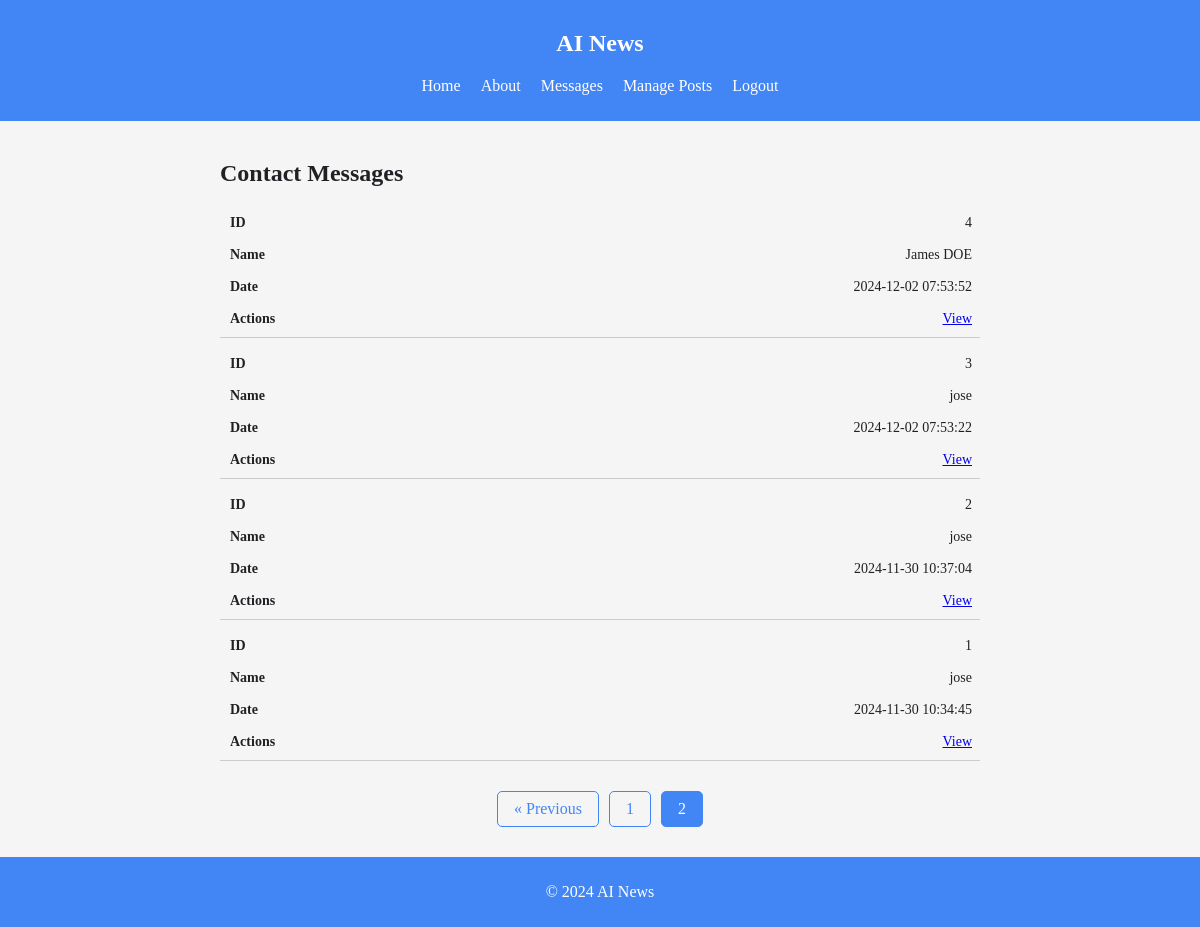
Screenshot of /messages?page=2 (signed in) with the database file from the repository.
### tables this page shows
CREATE TABLE contact_messages (
    id INTEGER PRIMARY KEY AUTOINCREMENT,
    name TEXT NOT NULL,
    email TEXT NOT NULL,
    message TEXT NOT NULL,
    created_at DATETIME DEFAULT CURRENT_TIMESTAMP
);

### controllers/ContactController.php (called while the page is built, shortened)
<?php
class ContactController {
    public function showMessages() {
        $contactModel = new ContactModel();
        $totalMessages = $contactModel->getMessageCount();
        $messagesPerPage = 5;
        $currentPage = isset($_GET['page']) ? (int)$_GET['page'] : 1;
        $offset = ($currentPage - 1) * $messagesPerPage;
        $messages = $contactModel->getMessages($messagesPerPage, $offset);
        $totalPages = ceil($totalMessages / $messagesPerPage);
        include 'views/contact/messages.php';
        include 'views/layouts/layout.php';
    }
}

### init.php (called while the page is built, shortened)
<?php
function getDbConnection() {
    return new SQLite3('/var/www/html/database/ai_news_blog.db');
}

### models/ContactModel.php (called while the page is built, shortened)
<?php
class ContactModel {
    private $db;
    public function __construct() {
        $this->db = getDbConnection();
    }
    public function getMessages($limit, $offset) {
        $stmt = $this->db->prepare('SELECT * FROM contact_messages ORDER BY created_at DESC LIMIT :limit OFFSET :offset');
        $stmt->bindValue(':limit', $limit, SQLITE3_INTEGER);
        $stmt->bindValue(':offset', $offset, SQLITE3_INTEGER);
        $results = $stmt->execute();
        $messages = [];
        while ($row = $results->fetchArray(SQLITE3_ASSOC)) {
            $messages[] = $row;
        }
        return $messages;
    }
    public function getMessageCount() {
        $result = $this->db->querySingle('SELECT COUNT(*) as count FROM contact_messages');
        return $result;
    }
}

### views/contact/messages.php (the view, shortened to what this page needs)
<section>
    <h2>Contact Messages</h2>
    <?php if (!empty($messages)): ?>
    <table class="common-table">
        <tbody>
            <?php foreach ($messages as $message): ?>
            <tr>
                <td data-label="ID"><?php echo htmlspecialchars($message['id']); ?></td>
                <td data-label="Name"><?php echo htmlspecialchars($message['name']); ?></td>
                <td data-label="Date"><?php echo htmlspecialchars($message['created_at']); ?></td>
                <td data-label="Actions"><a href="/message/<?php echo urlencode($message['id']); ?>">View</a></td>
            </tr>
            <?php endforeach; ?>
        </tbody>
    </table>
    <div class="pagination">
        <?php if ($currentPage > 1): ?>
            <a href="?page=<?php echo $currentPage - 1; ?>">&laquo; Previous</a>
        <?php endif; ?>
        <?php for ($i = 1; $i <= $totalPages; $i++): ?>
            <a href="?page=<?php echo $i; ?>" <?php if ($i == $currentPage) echo 'class="active"'; ?>><?php echo $i; ?></a>
        <?php endfor; ?>
    </div>
    <?php else: ?>
    <p>No messages received yet.</p>
    <?php endif; ?>
</section>

### css/styles.css (style rules this page uses)
:root { --primary-color: #4285F4; --secondary-color: #34A853; --accent-color: #FBBC05; --background-color: #F5F5F5; --text-color: #202124; }
body { background-color: var(--background-color); color: var(--text-color); margin: 0; }
.common-table { width: 100%; border-collapse: collapse; margin-bottom: 20px; }
.common-table th, .common-table td { border: 1px solid var(--primary-color); padding: 8px; text-align: left; }
.pagination { display: flex; justify-content: center; margin-top: 20px; }
.pagination a { margin: 0 5px; padding: 8px 16px; text-decoration: none; color: var(--primary-color); border: 1px solid var(--primary-color); border-radius: 5px; }
.pagination a.active { background-color: var(--primary-color); color: white; border: 1px solid var(--primary-color); }
.common-table tr { display: block; margin-bottom: 10px; border-bottom: 1px solid #ccc; }
.common-table td { display: block; text-align: right; font-size: 14px; border: none; position: relative; padding-left: 50%; }
.common-table td::before { content: attr(data-label); position: absolute; left: 10px; width: calc(50% - 20px); font-weight: bold; text-align: left; }
.common-table td:last-child { padding-bottom: 10px; }
@media (min-width: 600px) { body { font-size: 16px; } }
section { width: 100%; max-width: 1200px; margin: 0 auto; padding: 20px; box-sizing: border-box; }

### rows the page displays
contact_messages: id "4", name "James DOE", created_at "2024-12-02 07:53:52"
contact_messages: id "3", name "jose", created_at "2024-12-02 07:53:22"
contact_messages: id "2", name "jose", created_at "2024-11-30 10:37:04"
contact_messages: id "1", name "jose", created_at "2024-11-30 10:34:45"
